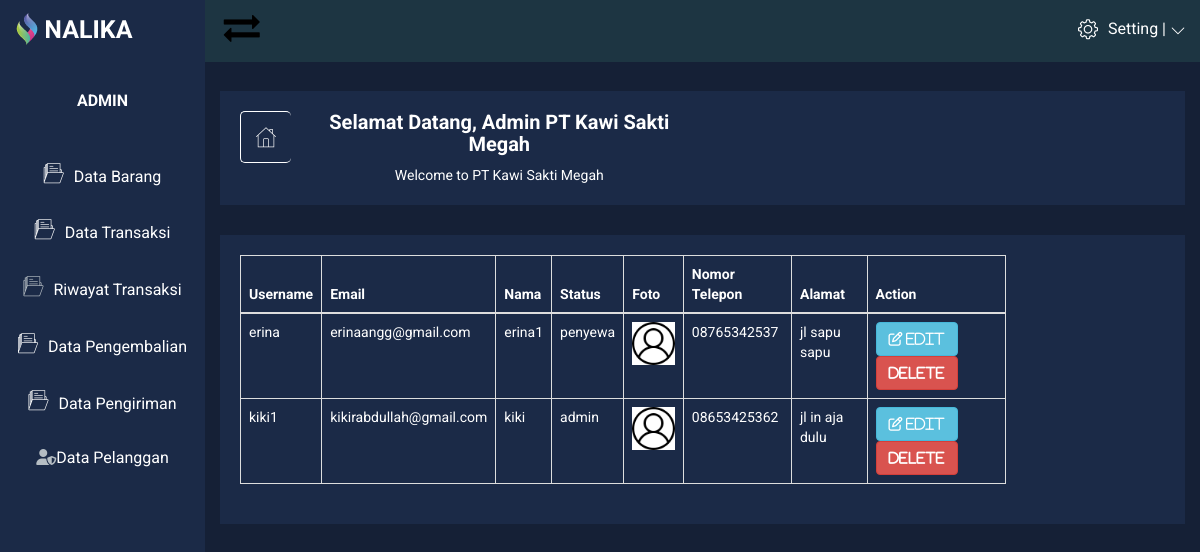
Screenshot of /admin/data-akun/data-akun.php (signed in) with the database file from the repository.
### tables this page shows
CREATE TABLE `user` (
  `id_user` int(11) NOT NULL,
  `username` varchar(100) NOT NULL,
  `password` varchar(500) NOT NULL,
  `email` varchar(100) NOT NULL,
  `status` varchar(100) NOT NULL,
  `nama` varchar(100) NOT NULL,
  `foto` varchar(100) DEFAULT 'p.png',
  `no_telp` varchar(100) NOT NULL,
  `alamat` varchar(100) NOT NULL
);

### admin/data-akun/data-akun.php (the view, shortened to what this page needs)
<?php
include "../connection/Connection.php";
$akun = mysqli_query($mysqli, "SELECT * FROM user") or die("data salah: " . mysqli_error($mysqli));
?>
<!DOCTYPE HTML>
<html class="no-js" lang="en">
<head>
    <link rel="stylesheet" href="../css/bootstrap.min.css">
    <link rel="stylesheet" href="../css/font-awesome.min.css">
    <link rel="stylesheet" href="../css/nalika-icon.css">
    <link rel="stylesheet" href="../css/owl.carousel.css">
    <link rel="stylesheet" href="../css/owl.theme.css">
    <link rel="stylesheet" href="../css/owl.transitions.css">
    <link rel="stylesheet" href="../css/animate.css">
    <link rel="stylesheet" href="../css/normalize.css">
    <link rel="stylesheet" href="../css/meanmenu.min.css">
    <link rel="stylesheet" href="../css/main.css">
    <link rel="stylesheet" href="../css/morrisjs/morris.css">
    <link rel="stylesheet" href="../css/scrollbar/jquery.mCustomScrollbar.min.css">
    <link rel="stylesheet" href="../css/metisMenu/metisMenu.min.css">
    <link rel="stylesheet" href="../css/metisMenu/metisMenu-vertical.css">
    <link rel="stylesheet" href="../css/calendar/fullcalendar.min.css">
    <link rel="stylesheet" href="../css/calendar/fullcalendar.print.min.css">
    <link rel="stylesheet" href="../style.css">
    <link rel="stylesheet" href="../css/responsive.css">
</head>
<body>
    <div class="left-sidebar-pro">
        <nav id="sidebar" class="">
            <div class="sidebar-header">
                <a><img class="main-logo" src="img/logo/logo.png" alt="" /></a>
                <br>
            </div>
            <div class="nalika-profile">
                <div class="profile-dtl">
                    <h2> <b>A<span class="min-dtn">DMIN</span></b></h2>
                </div>
            </div>
            <div class="left-custom-menu-adp-wrap comment-scrollbar">
                <nav class="sidebar-nav left-sidebar-menu-pro">
                <ul class="metismenu" id="menu1">
                        <li>
                            <a title="Data Barang" href="../data-barang/data-barang.php"><i class="icon nalika-folder icon-wrap"></i><span class="mini-click-non">Data Barang</span></a>
                        </li>
                        <li>
                            <a title="Data Transaksi" href="../data-transaksi/data-transaksi.php"><i class="icon nalika-folder icon-wrap"></i><span class="mini-click-non">Data Transaksi</span></a>
                        </li>
                        <li>
                            <a title="Riwayat Transaksi" href="../data-riwayat/data-riwayat.php"><i class="icon nalika-folder icon-wrap" style="color:#fbfffbb0"></i><span class="mini-sub-pro">Riwayat Transaksi</span></a>
                        </li>
                        <li>
                            <a title="Data Pengembalian" href="../data-pengembalian/data-pengembalian.php"><i class="icon nalika-folder icon-wrap"></i><span class="mini-click-non">Data Pengembalian</span></a>
                        </li>
                        <li>
                            <a title="Data Pengiriman" href="../data-pengiriman/data-pengiriman.php"><i class="icon nalika-folder icon-wrap"></i><span class="mini-click-non">Data Pengiriman</span></a>
                        </li>
                        <li>
                            <a title="Data Pelanggan" href=""><i class="fas fa-user-shield" style="color:#fbfffbb0"></i><span class="mini-sub-pro">Data Pelanggan</span></a>
                        </li>
                    </ul>
                </nav>
            </div>
        </nav>
    </div>
    <div class="all-content-wrapper">
        <div class="container-fluid">
            <div class="row">
                <div class="col-lg-12 col-md-12 col-sm-12 col-xs-12">
                    <div class="logo-pro">
                        <a><img class="main-logo" src="img/logo/logo.png" alt="" /></a>
                    </div>
                </div>
            </div>
        </div>
        <div class="header-advance-area">
            <div class="header-top-area" style="background-color: #1d3542">
                <div class="container-fluid">
                    <div class="row">
                        <div class="col-lg-12 col-md-12 col-sm-12 col-xs-12">
                            <div class="header-top-wraper">
                                <div class="row">
                                    <div class="col-lg-1 col-md-0 col-sm-1 col-xs-12">
                                        <div class="menu-switcher-pro">
                                            <button type="button" id="sidebarCollapse" class='fa fa-exchange' style='font-size:36px; color:#000; padding-top: 10px' onmouseover="this.style.transform='scale(1.3)'" onmouseout="this.style.transform='scale(1)'"><span class="tooltiptext"></span></button>
                                        </div>
                                    </div>
                                    <div class="col-lg-6 col-md-7 col-sm-6 col-xs-12">
                                        <div class="header-top-menu tabl-d-n hd-search-rp">
                                            <div class="breadcome-heading">
                                            </div>
                                        </div>
                                    </div>
                                    <div class="col-lg-5 col-md-5 col-sm-12 col-xs-12">
                                        <div class="header-right-info">
                                            <ul class="nav navbar-nav mai-top-nav header-right-menu">
                                                <li class="nav-item">
                                                    <a href="#" data-toggle="dropdown" role="button" aria-expanded="false" class="nav-link dropdown-toggle">
                                                        <i class="icon nalika-settings author-log-ic"></i>
                                                        <span class="admin-name">Setting |</span>
                                                        <i class="icon nalika-down-arrow nalika-angle-dw author-log-ic"></i>
                                                    </a>
                                                </li>
                                            </ul>
                                        </div>
                                    </div>
                                </div>
                            </div>
                        </div>
                    </div>
                </div>
            </div>
            <div class="section-admin container-fluid">
                <div class="row admin text-center">
                    <div class="col-md-12">
                    </div>
                </div>
            </div>
            <div class="breadcome-area">
                <div class="container-fluid">
                    <div class="row">
                        <div class="col-lg-12 col-md-12 col-sm-12 col-xs-12">
                            <div class="breadcome-list">
                                <div class="row">
                                    <div class="col-lg-6 col-md-6 col-sm-6 col-xs-6">
                                        <div class="breadcomb-wp">
                                            <div class="breadcomb-icon">
                                                <i class="icon nalika-home"></i>
                                            </div>
                                            <div class="breadcomb-ctn">
                                                <h2>Selamat Datang, Admin PT Kawi Sakti Megah</h2>
                                                <p>Welcome to PT Kawi Sakti Megah</span></p>
                                            </div>
                                        </div>
                                    </div>
                                </div>
                            </div>
                        </div>
                    </div>
                </div>
            </div>
        </div>
        <div class="product-status mg-b-30">
            <div class="container-fluid">
                <div class="product-status-wrap">
                    <div class="row">
                        <div class="col-lg-10 col-md-10 col-sm-10 col-xs-10">
                            <table class="table table-bordered">
                                <thead>
                                    <tr>
                                        <th>Username</th>
                                        <th>Email</th>
                                        <th>Nama</th>
                                        <th>Status</th>
                                        <th>Foto</th>
                                        <th>Nomor Telepon</th>
                                        <th>Alamat</th>
                                        <th>Action</th>
                                    </tr>
                                </thead>
                                <tbody>
                                    <?php while ($show = mysqli_fetch_array($akun)) { ?>
                                        <tr>
                                            <td><?php echo $show['username']; ?></td>
                                            <td><?php echo $show['email']; ?></td>
                                            <td><?php echo $show['nama']; ?></td>
                                            <td><?php echo $show['status']; ?></td>
                                            <td><align="center"><?php echo "<img src='img/$show[foto]' width='70' height='90' />";?></td>
                                            <td><?php echo $show['no_telp']; ?></td>
                                            <td><?php echo $show['alamat']; ?></td>
                                            <td>
                                                <a href="edit-akun.php?id_user=<?php echo $show['id_user']; ?>" data-toggle="tooltip" title="Edit" class="btn btn-info pd-setting-ed"><i class="fa fa-pencil-square-o" aria-hidden="true"> Edit</i></a>
                                                <a href="hapus-akun.php?id_user=<?php echo $show['id_user']; ?>" data-toggle="tooltip" title="Delete" class="btn btn-danger pd-setting-ed" onClick='return confirm("Apakah anda yakin menghapus data ini?")'><i class="fa fa-trash-square-o" aria-hidden="true">Delete</i></a>
                                            </td>
                                        </tr>
                                    <?php } ?>
                                </tbody>
                            </table>
                        </div>
                    </div>
                </div>
            </div>
        </div>
</body>
</html>

### admin/css/main.css (style rules this page uses)
html { color: #222; font-size: 1em; line-height: 1.4; }
audio, canvas, iframe, img, svg, video { vertical-align: middle; }

### admin/css/metisMenu/metisMenu-vertical.css (style rules this page uses)
.sidebar-nav { background: #fff; }
.sidebar-nav ul { padding: 0; margin: 0; list-style: none; background: #1b2a47; }
.sidebar-nav .metismenu { background: #1b2a47; display: -webkit-box; display: -ms-flexbox; display: flex; -webkit-box-orient: vertical; -webkit-box-direction: normal; -ms-flex-direction: column; flex-direction: column; }
.sidebar-nav .metismenu li + li { margin-top: 5px; }
.sidebar-nav .metismenu li:first-child { margin-top: 5px; }
.sidebar-nav .metismenu li:last-child { margin-bottom: 5px; }
.sidebar-nav .metismenu > li { display: -webkit-box; display: -ms-flexbox; display: flex; -webkit-box-orient: vertical; -webkit-box-direction: normal; -ms-flex-direction: column; flex-direction: column; position: relative; }
.sidebar-nav .metismenu a { position: relative; display: block; padding: 13px 15px; color: #fff; outline-width: 0; transition: all .3s ease-out; font-size:16px; }
.sidebar-nav .metismenu li .icon-wrap { margin-right:10px; font-size:20px; }

### rows the page displays
user: username "erina", email "erinaangg@gmail.com", nama "erina1", status "penyewa", foto (picture), no_telp "08765342537", alamat "jl sapu sapu"
user: username "kiki1", email "kikirabdullah@gmail.com", nama "kiki", status "admin", foto (picture), no_telp "08653425362", alamat "jl in aja dulu"
